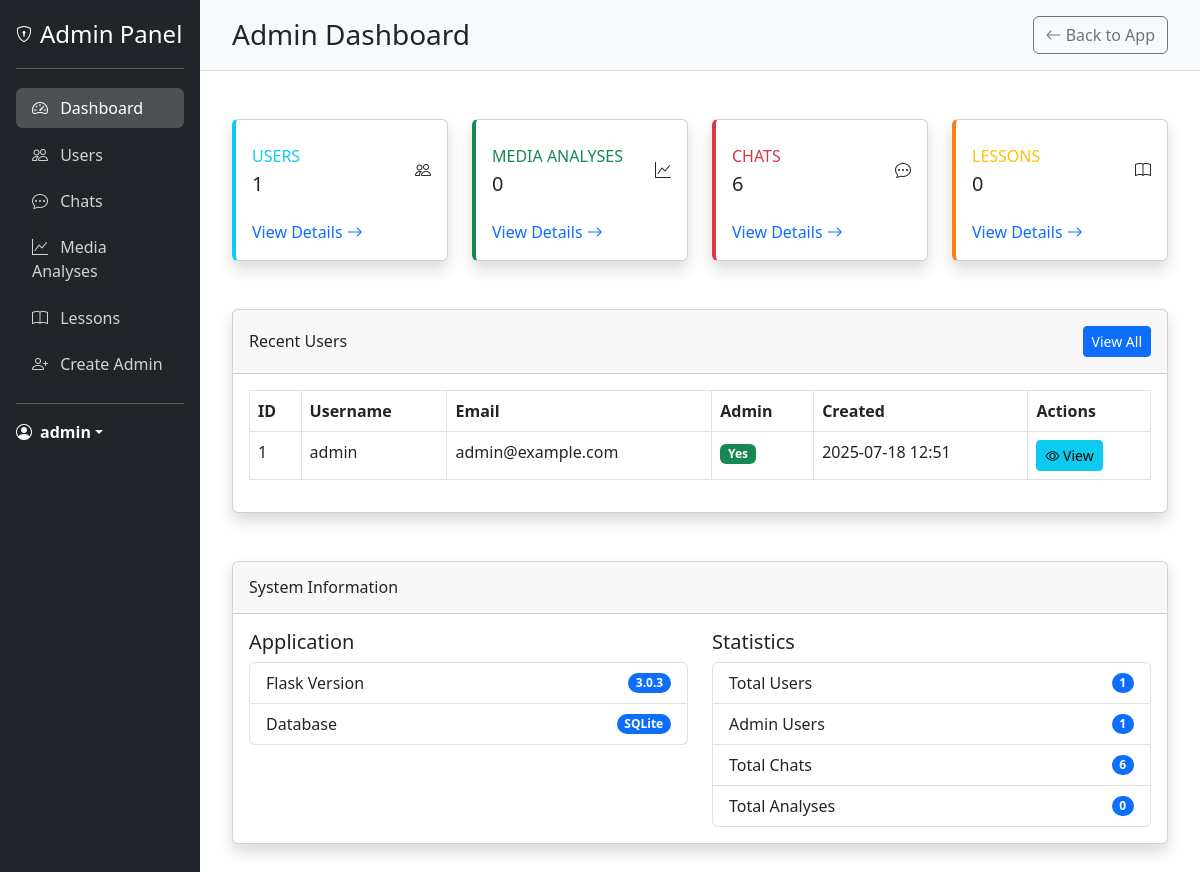
The page /admin/dashboard (signed in) on the database its author committed.
### models.py (models this page shows, shortened)
class User(UserMixin, db.Model):
    __tablename__ = 'users'
    id = db.Column(db.Integer, primary_key=True)
    username = db.Column(db.String(80), unique=True, nullable=False)
    email = db.Column(db.String(120), unique=True, nullable=False)
    password_hash = db.Column(db.String(128), nullable=False)
    is_admin = db.Column(db.Boolean, default=False)
    created_at = db.Column(db.DateTime, default=datetime.utcnow)
    last_login = db.Column(db.DateTime)
    latitude = db.Column(db.Float)
    longitude = db.Column(db.Float)
    location_name = db.Column(db.String(200))
    analyses = db.relationship('MediaAnalysis', backref='user', lazy=True)

### app.py (the view)
@app.route('/admin/dashboard')
@login_required
@admin_required
def admin_dashboard():
    user_count = User.query.count()
    analysis_count = MediaAnalysis.query.count()
    chat_count = Chat.query.count()
    lesson_count = Lesson.query.count()
    admin_count = 0
    for user in User.query.all():
        if hasattr(user, 'is_admin') and user.is_admin:
            admin_count += 1
    import flask
    flask_version = flask.__version__
    recent_users = User.query.order_by(User.created_at.desc()).limit(5).all()
    return render_template(
        'admin/dashboard.html',
        user_count=user_count,
        analysis_count=analysis_count,
        chat_count=chat_count,
        lesson_count=lesson_count,
        recent_users=recent_users,
        admin_count=admin_count,
        flask_version=flask_version
    )

### app.py (called while the page is built)
@login_manager.user_loader
def load_user(user_id):
    return User.query.get(int(user_id))

def admin_required(f):
    @wraps(f)
    def decorated_function(*args, **kwargs):
        if not current_user.is_authenticated:
            flash('You need to login first.', 'danger')
            return redirect(url_for('login'))
        if not hasattr(current_user, 'is_admin') or not current_user.is_admin:
            flash('You need admin privileges to access this page.', 'danger')
            return redirect(url_for('landing_page1'))
        return f(*args, **kwargs)
    return decorated_function

### templates/admin/dashboard.html (shortened to what this page needs)
{% extends "admin/base_admin.html" %}
{% block header %}Admin Dashboard{% endblock %}
{% block content %}
<div class="row">
    <div class="col-xl-3 col-md-6 mb-4">
        <div class="card card-admin card-users shadow h-100 py-2">
            <div class="card-body">
                <div class="row no-gutters align-items-center">
                    <div class="col mr-2">
                        <div class="text-xs font-weight-bold text-info text-uppercase mb-1">
                            Users</div>
                        <div class="h5 mb-0 font-weight-bold text-gray-800">{{ user_count }}</div>
                    </div>
                    <div class="col-auto">
                        <i class="bi bi-people fa-2x text-gray-300"></i>
                    </div>
                </div>
            </div>
            <div class="card-footer bg-transparent border-0">
                <a href="{{ url_for('admin_users') }}" class="text-decoration-none">View Details <i class="bi bi-arrow-right"></i></a>
            </div>
        </div>
    </div>
    <div class="col-xl-3 col-md-6 mb-4">
        <div class="card card-admin card-analyses shadow h-100 py-2">
            <div class="card-body">
                <div class="row no-gutters align-items-center">
                    <div class="col mr-2">
                        <div class="text-xs font-weight-bold text-success text-uppercase mb-1">
                            Media Analyses</div>
                        <div class="h5 mb-0 font-weight-bold text-gray-800">{{ analysis_count }}</div>
                    </div>
                    <div class="col-auto">
                        <i class="bi bi-graph-up fa-2x text-gray-300"></i>
                    </div>
                </div>
            </div>
            <div class="card-footer bg-transparent border-0">
                <a href="{{ url_for('admin_analyses') }}" class="text-decoration-none">View Details <i class="bi bi-arrow-right"></i></a>
            </div>
        </div>
    </div>
    <div class="col-xl-3 col-md-6 mb-4">
        <div class="card card-admin card-chats shadow h-100 py-2">
            <div class="card-body">
                <div class="row no-gutters align-items-center">
                    <div class="col mr-2">
                        <div class="text-xs font-weight-bold text-danger text-uppercase mb-1">
                            Chats</div>
                        <div class="h5 mb-0 font-weight-bold text-gray-800">{{ chat_count }}</div>
                    </div>
                    <div class="col-auto">
                        <i class="bi bi-chat-dots fa-2x text-gray-300"></i>
                    </div>
                </div>
            </div>
            <div class="card-footer bg-transparent border-0">
                <a href="{{ url_for('admin_chats') }}" class="text-decoration-none">View Details <i class="bi bi-arrow-right"></i></a>
            </div>
        </div>
    </div>
    <div class="col-xl-3 col-md-6 mb-4">
        <div class="card card-admin card-lessons shadow h-100 py-2">
            <div class="card-body">
                <div class="row no-gutters align-items-center">
                    <div class="col mr-2">
                        <div class="text-xs font-weight-bold text-warning text-uppercase mb-1">
                            Lessons</div>
                        <div class="h5 mb-0 font-weight-bold text-gray-800">{{ lesson_count }}</div>
                    </div>
                    <div class="col-auto">
                        <i class="bi bi-book fa-2x text-gray-300"></i>
                    </div>
                </div>
            </div>
            <div class="card-footer bg-transparent border-0">
                <a href="{{ url_for('admin_lessons') }}" class="text-decoration-none">View Details <i class="bi bi-arrow-right"></i></a>
            </div>
        </div>
    </div>
</div>
<div class="row mt-4">
    <div class="col-12">
        <div class="card shadow mb-4">
            <div class="card-header py-3 d-flex flex-row align-items-center justify-content-between">
                <h6 class="m-0 font-weight-bold">Recent Users</h6>
                <a href="{{ url_for('admin_users') }}" class="btn btn-sm btn-primary">View All</a>
            </div>
            <div class="card-body">
                <div class="table-responsive">
                    <table class="table table-bordered" width="100%" cellspacing="0">
                        <thead>
                            <tr>
                                <th>ID</th>
                                <th>Username</th>
                                <th>Email</th>
                                <th>Admin</th>
                                <th>Created</th>
                                <th>Actions</th>
                            </tr>
                        </thead>
                        <tbody>
                            {% for user in recent_users %}
                            <tr>
                                <td>{{ user.id }}</td>
                                <td>{{ user.username }}</td>
                                <td>{{ user.email }}</td>
                                <td>
                                    {% if user.is_admin %}
                                    <span class="badge bg-success">Yes</span>
                                    {% else %}
                                    <span class="badge bg-secondary">No</span>
                                    {% endif %}
                                </td>
                                <td>{{ user.created_at.strftime('%Y-%m-%d %H:%M') if user.created_at else 'N/A' }}</td>
                                <td>
                                    <a href="{{ url_for('admin_user_detail', user_id=user.id) }}" class="btn btn-sm btn-info">
                                        <i class="bi bi-eye"></i> View
                                    </a>
                                </td>
                            </tr>
                            {% endfor %}
                        </tbody>
                    </table>
                </div>
            </div>
        </div>
    </div>
</div>
<div class="row mt-4">
    <div class="col-12">
        <div class="card shadow mb-4">
            <div class="card-header py-3">
                <h6 class="m-0 font-weight-bold">System Information</h6>
            </div>
            <div class="card-body">
                <div class="row">
                    <div class="col-md-6">
                        <h5>Application</h5>
                        <ul class="list-group mb-4">
                            <li class="list-group-item d-flex justify-content-between align-items-center">
                                Flask Version
                                <span class="badge bg-primary rounded-pill">{{ flask_version }}</span>
                            </li>
                            <li class="list-group-item d-flex justify-content-between align-items-center">
                                Database
                                <span class="badge bg-primary rounded-pill">SQLite</span>
                            </li>
                        </ul>
                    </div>
                    <div class="col-md-6">
                        <h5>Statistics</h5>
                        <ul class="list-group">
                            <li class="list-group-item d-flex justify-content-between align-items-center">
                                Total Users
                                <span class="badge bg-primary rounded-pill">{{ user_count }}</span>
                            </li>
                            <li class="list-group-item d-flex justify-content-between align-items-center">
                                Admin Users
                                <span class="badge bg-primary rounded-pill">{{ admin_count }}</span>
                            </li>
                            <li class="list-group-item d-flex justify-content-between align-items-center">
                                Total Chats
                                <span class="badge bg-primary rounded-pill">{{ chat_count }}</span>
                            </li>
                            <li class="list-group-item d-flex justify-content-between align-items-center">
                                Total Analyses
                                <span class="badge bg-primary rounded-pill">{{ analysis_count }}</span>
                            </li>
                        </ul>
                    </div>
                </div>
            </div>
        </div>
    </div>
</div>
{% endblock %}

### templates/admin/base_admin.html (shortened to what this page needs)
<!DOCTYPE html>
<html lang="en">
<head>
    <link href="https://cdn.jsdelivr.net/npm/bootstrap@5.3.0-alpha1/dist/css/bootstrap.min.css" rel="stylesheet">
    <link rel="stylesheet" href="https://cdn.jsdelivr.net/npm/bootstrap-icons@1.10.3/font/bootstrap-icons.css">
</head>
<body>
    <div class="container-fluid">
        <div class="row">
            <div class="col-md-2 admin-sidebar p-0">
                <div class="d-flex flex-column p-3">
                    <a href="{{ url_for('admin_dashboard') }}" class="d-flex align-items-center mb-3 mb-md-0 me-md-auto text-white text-decoration-none">
                        <i class="bi bi-shield-lock me-2"></i>
                        <span class="fs-4">Admin Panel</span>
                    </a>
                    <hr>
                    <ul class="nav nav-pills flex-column mb-auto">
                        <li class="nav-item">
                            <a href="{{ url_for('admin_dashboard') }}" class="nav-link {% if request.endpoint == 'admin_dashboard' %}active{% endif %}">
                                <i class="bi bi-speedometer2 me-2"></i>
                                Dashboard
                            </a>
                        </li>
                        <li>
                            <a href="{{ url_for('admin_users') }}" class="nav-link {% if request.endpoint == 'admin_users' or request.endpoint == 'admin_user_detail' %}active{% endif %}">
                                <i class="bi bi-people me-2"></i>
                                Users
                            </a>
                        </li>
                        <li>
                            <a href="{{ url_for('admin_chats') }}" class="nav-link {% if request.endpoint == 'admin_chats' or request.endpoint == 'admin_chat_detail' %}active{% endif %}">
                                <i class="bi bi-chat-dots me-2"></i>
                                Chats
                            </a>
                        </li>
                        <li>
                            <a href="{{ url_for('admin_analyses') }}" class="nav-link {% if request.endpoint == 'admin_analyses' %}active{% endif %}">
                                <i class="bi bi-graph-up me-2"></i>
                                Media Analyses
                            </a>
                        </li>
                        <li>
                            <a href="{{ url_for('admin_lessons') }}" class="nav-link {% if request.endpoint == 'admin_lessons' %}active{% endif %}">
                                <i class="bi bi-book me-2"></i>
                                Lessons
                            </a>
                        </li>
                        <li>
                            <a href="{{ url_for('create_admin') }}" class="nav-link {% if request.endpoint == 'create_admin' %}active{% endif %}">
                                <i class="bi bi-person-plus me-2"></i>
                                Create Admin
                            </a>
                        </li>
                    </ul>
                    <hr>
                    <div class="dropdown">
                        <a href="#" class="d-flex align-items-center text-white text-decoration-none dropdown-toggle" id="dropdownUser1" data-bs-toggle="dropdown" aria-expanded="false">
                            <i class="bi bi-person-circle me-2"></i>
                            <strong>{{ current_user.username }}</strong>
                        </a>
                    </div>
                </div>
            </div>
            <div class="col-md-10 p-0">
                <div class="admin-header d-flex justify-content-between align-items-center">
                    <h1 class="h3 mb-0">{% block header %}Admin Dashboard{% endblock %}</h1>
                    <div>
                        <a href="{{ url_for('landing_page1') }}" class="btn btn-outline-secondary">
                            <i class="bi bi-arrow-left"></i> Back to App
                        </a>
                    </div>
                </div>
                <div class="admin-content">
                    {% block content %}{% endblock %}
                </div>
            </div>
        </div>
    </div>
</body>
</html>

### templates/admin/base_admin.html (style rules this page uses)
.admin-sidebar { min-height: 100vh; background-color: #212529; color: white; }
.admin-sidebar .nav-link { color: rgba(255, 255, 255, 0.8); padding: 0.5rem 1rem; margin: 0.2rem 0; }
.admin-sidebar .nav-link.active { color: white; background-color: rgba(255, 255, 255, 0.2); }
.admin-content { padding: 2rem; }
.admin-header { background-color: #f8f9fa; padding: 1rem 2rem; border-bottom: 1px solid #dee2e6; }
.card-admin { border-left: 4px solid #0d6efd; }
.card-admin.card-users { border-left-color: #0dcaf0; }
.card-admin.card-analyses { border-left-color: #198754; }
.card-admin.card-chats { border-left-color: #dc3545; }
.card-admin.card-lessons { border-left-color: #fd7e14; }

### rows shown on the page
User: username "admin", id "1", email "admin@example.com", is_admin "Yes", created_at "2025-07-18 12:51"

### other values the page prints
{{ user_count }} "1"
{{ analysis_count }} "0"
{{ chat_count }} "6"
{{ lesson_count }} "0"
{{ flask_version }} "3.0.3"
{{ admin_count }} "1"
